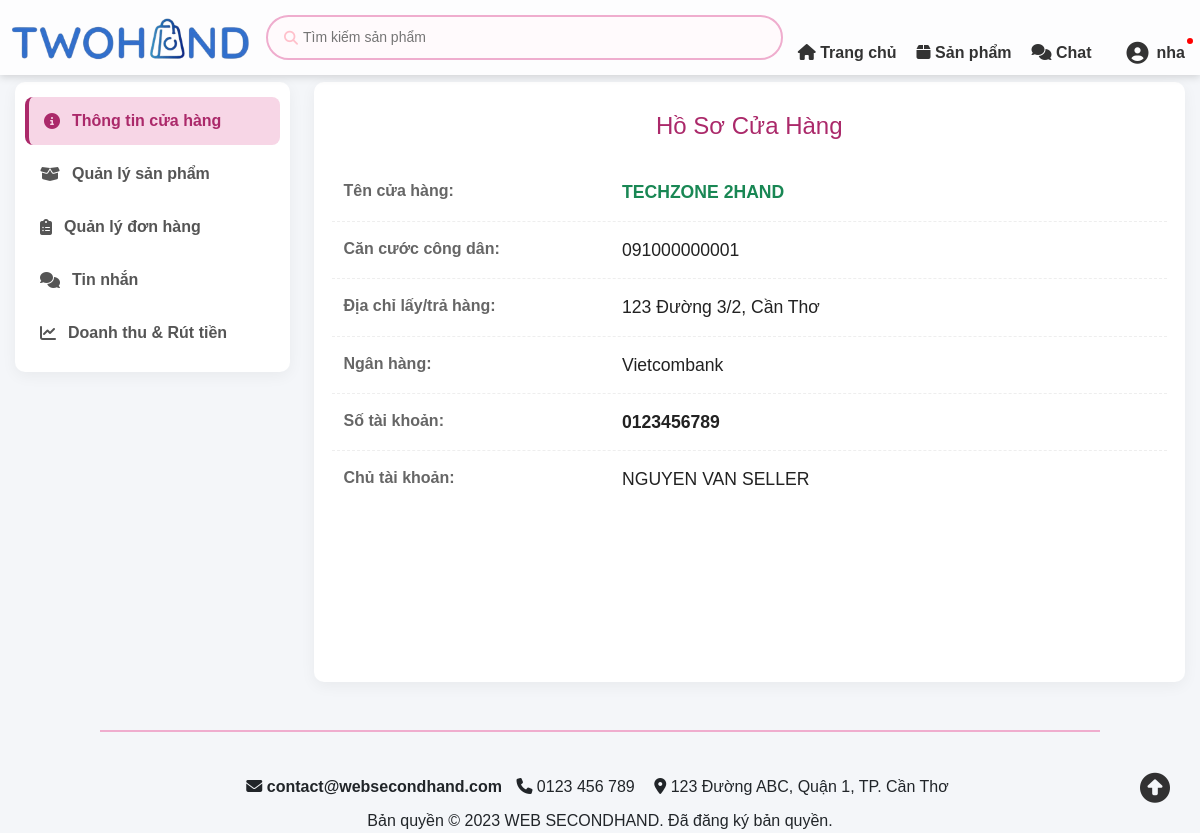
/seller/controllers/sellerThongTinController.php (signed in), run on the app's committed database.
### tables this page shows
CREATE TABLE HoSoNguoiBan (
    IdHoSo INT AUTO_INCREMENT PRIMARY KEY,
    IdTaiKhoan INT(10) NOT NULL UNIQUE,
    TenCuaHang VARCHAR(100), 
    DiaChiKhoHang VARCHAR(255),
    ViDo DECIMAL(10, 8) NULL COMMENT 'Latitude - Vĩ độ Cửa Hàng (Kho)',
    KinhDo DECIMAL(11, 8) NULL COMMENT 'Longitude - Kinh độ Cửa Hàng (Kho)',
    SoCCCD VARCHAR(20),
    TenNganHang VARCHAR(50),
    SoTaiKhoanNganHang VARCHAR(30),
    TenChuTaiKhoan VARCHAR(100),
    NgayDuyet DATETIME, 
    SoDu DECIMAL(15,2) DEFAULT 0,
    FOREIGN KEY (IdTaiKhoan) REFERENCES TaiKhoan(IdTaiKhoan) ON DELETE CASCADE
);

### seller/controllers/sellerThongTinController.php (called while the page is built, shortened)
<?php
require_once '../../includes/ketnoi.php';
require_once '../views/sellerThongTinCuaHang.php';
?>

### seller/views/sellerThongTinCuaHang.php (the view, shortened to what this page needs)
<?php
require_once '../../includes/ketnoi.php';
$idUser = $_SESSION['IdTaiKhoan'];
$sql = "SELECT TenCuaHang, SoCCCD, DiaChiKhoHang, TenNganHang, SoTaiKhoanNganHang, TenChuTaiKhoan
        FROM HoSoNguoiBan
        WHERE IdTaiKhoan = $idUser";
$result = $conn->query($sql);
if ($result && $result->num_rows > 0) {
    $thongTin = $result->fetch_assoc();
} else {
    $thongTin = null;
}
?>
<!DOCTYPE html>
<html lang="vi">
<head>
    <link href="https://cdn.jsdelivr.net/npm/bootstrap@5.3.2/dist/css/bootstrap.min.css" rel="stylesheet">
    <link rel="stylesheet" href="https://cdnjs.cloudflare.com/ajax/libs/font-awesome/6.4.0/css/all.min.css">
    <link href="../../assets/css/header.css" rel="stylesheet">
    <link href="../../assets/css/color.css" rel="stylesheet">
</head>
<body>
    <?php include '../../includes/header.php'; ?>
    <div class="seller-wrapper mt-4 mb-5">
        <h3 class="mb-4 text-secondary text-center"><i class="fa-solid fa-shop"></i> KÊNH NGƯỜI BÁN</h3>
        <div class="row">
            <div class="col-md-3 mb-4">
                <div class="seller-sidebar">
                    <a href="sellerThongTinController.php" class="active"><i class="fa-solid fa-circle-info"></i> Thông tin cửa hàng</a>
                    <a href="sellerSanPhamController.php"><i class="fa-solid fa-box-open"></i> Quản lý sản phẩm</a>
                    <a href="sellerDonHangController.php"><i class="fa-solid fa-clipboard-list"></i> Quản lý đơn hàng</a>
                    <a href="sellerChatController.php"><i class="fa-solid fa-comments"></i> Tin nhắn </a>
                    <a href="sellerDoanhThuController.php"><i class="fa-solid fa-chart-line"></i> Doanh thu & Rút tiền</a>
                </div>
            </div>
            <div class="col-md-9">
                <div class="seller-content-box">
                    <h4 class="mb-4 text-center" style="color: var(--bs-pink-600);">Hồ Sơ Cửa Hàng</h4>
                    <?php if (isset($thongTin) && $thongTin): ?>
                        <div class="row info-row">
                            <div class="col-sm-4 info-label">Tên cửa hàng:</div>
                            <div class="col-sm-8 info-value text-uppercase fw-bold text-success"><?= htmlspecialchars($thongTin['TenCuaHang']) ?></div>
                        </div>
                        <div class="row info-row">
                            <div class="col-sm-4 info-label">Căn cước công dân:</div>
                            <div class="col-sm-8 info-value"><?= htmlspecialchars($thongTin['SoCCCD']) ?></div>
                        </div>
                        <div class="row info-row">
                            <div class="col-sm-4 info-label">Địa chỉ lấy/trả hàng:</div>
                            <div class="col-sm-8 info-value"><?= htmlspecialchars($thongTin['DiaChiKhoHang']) ?></div>
                        </div>
                        <div class="row info-row">
                            <div class="col-sm-4 info-label">Ngân hàng:</div>
                            <div class="col-sm-8 info-value"><?= htmlspecialchars($thongTin['TenNganHang']) ?></div>
                        </div>
                        <div class="row info-row">
                            <div class="col-sm-4 info-label">Số tài khoản:</div>
                            <div class="col-sm-8 info-value fw-bold"><?= htmlspecialchars($thongTin['SoTaiKhoanNganHang']) ?></div>
                        </div>
                        <div class="row info-row">
                            <div class="col-sm-4 info-label">Chủ tài khoản:</div>
                            <div class="col-sm-8 info-value text-uppercase"><?= htmlspecialchars($thongTin['TenChuTaiKhoan']) ?></div>
                        </div>
                    <?php else: ?>
                        <div class="alert alert-warning">Không tìm thấy thông tin cửa hàng. Vui lòng thử lại.</div>
                    <?php endif; ?>
                </div>
            </div>
        </div>
    </div>
    <?php include '../../includes/footer.php'; ?>
</body>
</html>

### assets/css/header.css (style rules this page uses)
html, body { overflow-x: clip !important; overflow-y: visible !important; }
body { font-family: Arial, sans-serif; background-color:var(--bs-pink-50); margin: 0; padding: 0; }

### seller/views/sellerThongTinCuaHang.php (style rules this page uses)
body { background-color: #f4f6f9; }
.seller-wrapper { max-width: 1300px; margin: 0 auto; padding: 0 15px; }
.seller-content-box { background: #ffffff; border-radius: 10px; padding: 30px; box-shadow: 0 4px 15px rgba(0, 0, 0, 0.05); min-height: 600px; }
.seller-sidebar { background: #ffffff; border-radius: 10px; padding: 15px 10px; box-shadow: 0 4px 15px rgba(0, 0, 0, 0.05); display: flex; flex-direction: column; gap: 5px; }
.seller-sidebar a { text-decoration: none; color: #555; font-weight: 600; padding: 12px 15px; border-radius: 8px; transition: all 0.3s ease; display: flex; align-items: center; gap: 12px; position: relative; }
.seller-sidebar a.active { background-color: var(--bs-pink-100); color: var(--bs-pink-600); border-left: 4px solid var(--bs-pink-600); }
.info-row { border-bottom: 1px dashed #eee; padding: 15px 0; }
.info-row:last-child { border-bottom: none; }
.info-label { font-weight: bold; color: #666; }
.info-value { color: #222; font-size: 1.1em; }

### data on the page
hosonguoiban: TenCuaHang "TECHZONE 2HAND", SoCCCD "091000000001", DiaChiKhoHang "123 Đường 3/2, Cần Thơ", TenNganHang "Vietcombank", SoTaiKhoanNganHang "0123456789", TenChuTaiKhoan "NGUYEN VAN SELLER"

### other printed values
$_SESSION['TenTK'] "nha"
